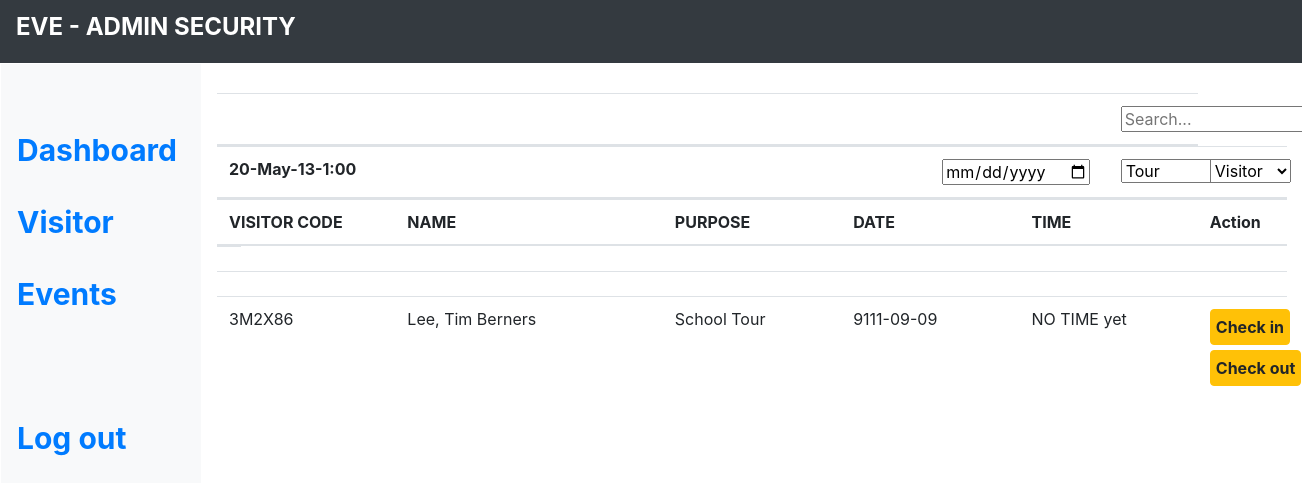
Page /devnet-0.1/admin-login/admin-visitor.php on the earlier database version.
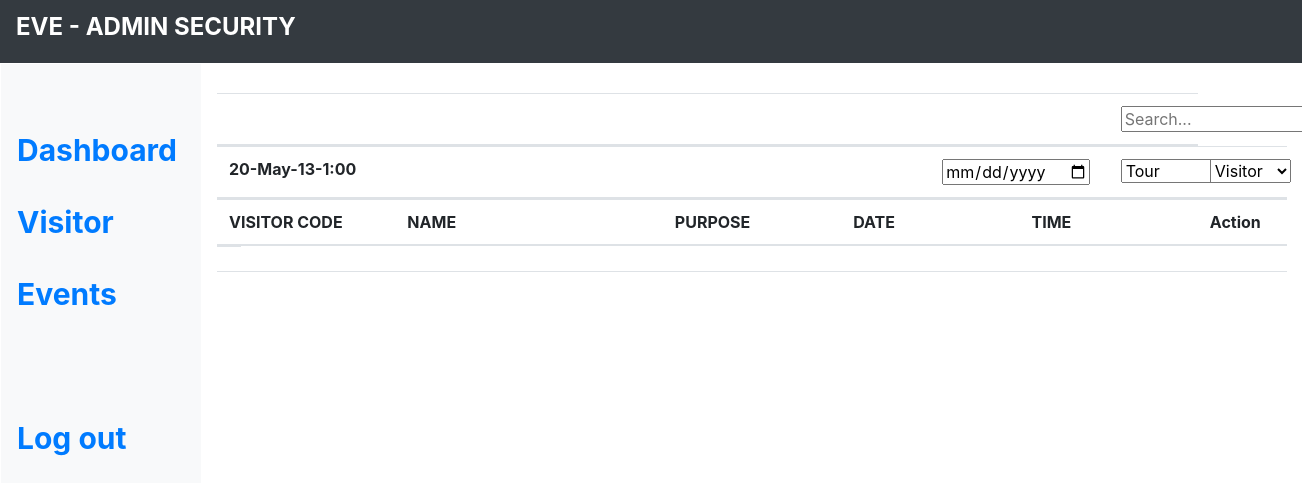
Same page on the later database version.
### tables this page shows
CREATE TABLE `guest_register` (
  `firstname` varchar(50) NOT NULL,
  `middlename` varchar(50) NOT NULL,
  `lastname` varchar(50) NOT NULL,
  `email` varchar(50) NOT NULL,
  `date` date NOT NULL,
  `purpose` varchar(50) NOT NULL,
  `idgiven` varchar(20) NOT NULL,
  `contactnum` varchar(11) NOT NULL,
  `guestcode` varchar(6) NOT NULL
);

### devnet-0.1/admin-login/admin-visitor.php (the view, shortened to what this page needs)
<html lang="en">
  <head>
    <link rel="stylesheet" href="https://maxcdn.bootstrapcdn.com/bootstrap/4.0.0-beta.2/css/bootstrap.min.css"
>
    <link rel="stylesheet" href="/admin-css/admin-stylesheet.css">
  </head>
  <body>
    <nav class="navbar navbar-dark bg-dark">
      <a class="navbar-brand float-right" href="#"><h4><b>EVE - ADMIN SECURITY</b></h4></a>
    </nav>
    <table style="height:100%; width: 100%">
      <tr>
        <td style="width:10%;">
          <nav class=" d-none d-md-block bg-light sidebar float-left" style="height: 100%; margin-left: 0; width: 200px;">
                <div class="sidebar-sticky">
                  <ul class="nav flex-column">
                    <br><br>
                    <li class="nav-item">
                      <a class="nav-link active" href="admin.php">
                       <div class="sidebar-items"> <b>Dashboard</b></div>
                      </a>
                    </li>
                    <li class="nav-item">
                      <a class="nav-link active" href="admin-visitor.php">
                       <div class="sidebar-items"> <b>Visitor</b></div>
                      </a>
                    </li>
                    <li class="nav-item">
                      <a class="nav-link active" href="admin-events.php">
                       <div class="sidebar-items"> <b>Events</b></div>
                      </a>
                    </li>
                  </ul>
                  <a class="nav-link active" href="..\index.php">
                   <div class="sidebar-items"> <br><br><b>Log out</b></div>
                  </a>
                </div>
              </nav>
        </td>
        <td style="padding: 30px; vertical-align: top">
          <form action="process-order.php" method="post">
            <table class="table">
              <thead>
                <tr class="row">
                  <th class="col-10"></th>
                  <th class="col-1"><input type='text' placeholder='Search...'></th>
                </tr>
                <tr class="row">
                  <th class="col-8"><?php echo date('W-M-d-g:i') ?></th>
                  <th class="col-2"><input type='date' placeholder='Search...'></th>
                  <th class="col-1">
                    <select placeholder='Purpose'>
                      <option>Tour</option>
                    </select>
                  </th>
                  <th class="col-1">
                    <select placeholder='Visitor Type'>
                      <option>Visitor</option>
                    </select>
                  </th>
                </tr>
                <tr class="row">
                  <th class="col-2">VISITOR CODE</th>
                  <th class="col-3">NAME</th>
                  <th class="col-2">PURPOSE</th>
                  <th class="col-2">DATE</th>
                  <th class="col-2">TIME</th>
                  <th class="col-1">Action</th>
                  <td ></td>
                </tr>
              </thead>
              <tbody>
                <tr class="row">
                  <td colspan="3" class="col-12">
                    <?php
                        include_once "..\process\connection.php";
                        $sqlStmnt = "SELECT * FROM `guest_register` ORDER BY `date` DESC";
                        $resultSet2 = mysqli_query($conn,$sqlStmnt);
                        while($result2 = mysqli_fetch_array($resultSet2))
                        {
                            echo '<td class="col-2">'.$result2['guestcode'].'</td>
                                  <td class="col-3">'.$result2['lastname'].', '.$result2['firstname'].' '.$result2['middlename'].'</td>
                                  <td class="col-2">'.$result2['purpose'].'</td>
                                  <td class="col-2">'.$result2['date'].'</td>
                                  <td class="col-2">'.'NO TIME yet'.'</td>'.
                                  '<td class="col-1" style="height:100px">'.
                                    '<center>
                                       <button class="btn btn-warning" style="padding:5px; margin-bottom:5px"><b>Check in</b></button>
                                       <br>
                                       <button class="btn btn-warning" style="padding:5px; margin-bottom:5px"><b>Check out</b></button>
                                     </center>
                                   </td>';
                        }
                     ?>
                  </td>
                </tr>
              </tbody>
            </table>
          </form>
        </td>
      </tr>
    </table>
  </body>
</html>

Differences in the rows shown:
removed guest_register: guestcode "3M2X86", lastname "Lee", firstname "Tim", middlename "Berners", purpose "School Tour", date "9111-09-09"
